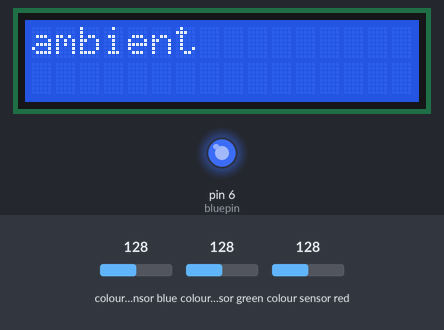
The sketch below on a simulated Arduino Uno, built with avr-gcc and run on an emulated ATmega328P. Shown: 16×2 character LCD, output pins drawn as LEDs (lit = HIGH). The inputs (shaded band) are chosen by the test bench; at power-on: colour sensor blue 128, colour sensor green 128, colour sensor red 128. Pins used as bus, display or sensor lines are not drawn; what the sketch prints to the serial monitor is not drawn.

Above: at 1.3 s.
1.4 s: colour sensor blue set to 191
At 4.5 s:
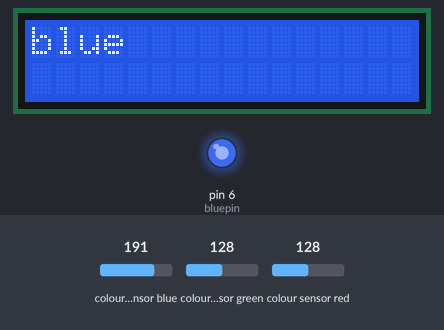
8.0 s: colour sensor green set to 250
At 10.3 s:
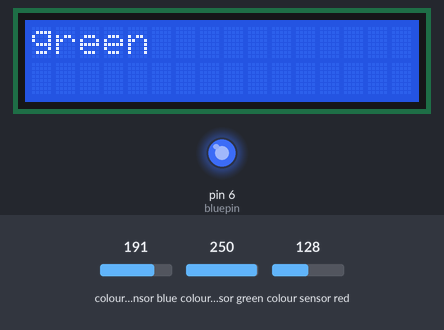
15.9 s: colour sensor green set to 5
At 20.2 s:
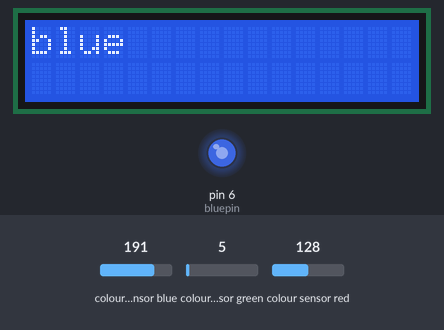
23.5 s: colour sensor red set to 250
At 26.0 s:
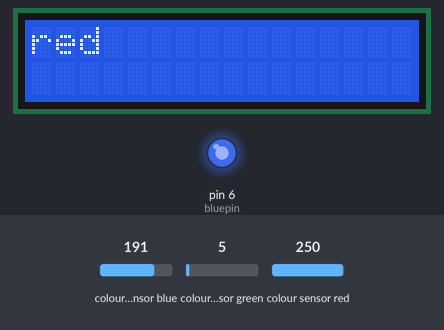
31.4 s: colour sensor red set to 5
At 31.7 s:
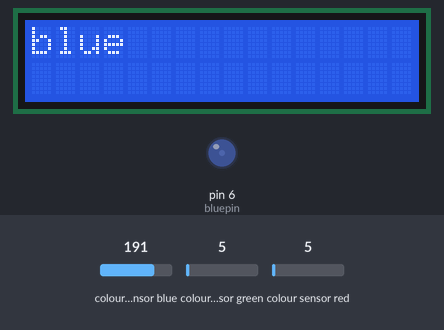
39.1 s: colour sensor blue set to 64
At 41.6 s:
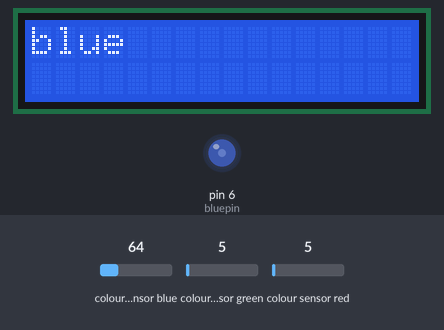
Timing chart, 0 to 43.1 s (numbered marks = the images above; inputs shaded):
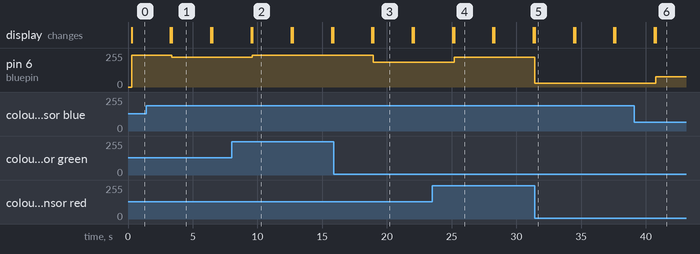

The sketch:

color_LCD_v2.ino
```cpp
#include <Wire.h>
#include "Adafruit_TCS34725.h"
#include <LiquidCrystal.h>

// Pick analog outputs, for the UNO these three work well
// use ~560  ohm resistor between Red & Blue, ~1K for green (its brighter)
#define redpin 3
#define greenpin 5
#define bluepin 6
// for a common anode LED, connect the common pin to +5V
// for common cathode, connect the common to ground

// set to false if using a common cathode LED
#define commonAnode true

// our RGB -> eye-recognized gamma color
byte gammatable[256];
const int rs = 12, en = 11, d4 = 5, d5 = 4, d6 = 3, d7 = 2;
LiquidCrystal lcd(rs, en, d4, d5, d6, d7);

Adafruit_TCS34725 tcs = Adafruit_TCS34725(TCS34725_INTEGRATIONTIME_50MS, TCS34725_GAIN_4X);

void setup() {

  // set up the LCD's number of columns and rows:
  lcd.begin(16, 2);
  Serial.begin(9600);
  Serial.println("Color View Test!");
  lcd.noAutoscroll();
  if (tcs.begin()) {
    Serial.println("Found sensor");
  } else {
    Serial.println("No TCS34725 found ... check your connections");
    while (1); // halt!
  }

  // use these three pins to drive an LED
  pinMode(redpin, OUTPUT);
  pinMode(greenpin, OUTPUT);
  pinMode(bluepin, OUTPUT);

  // thanks PhilB for this gamma table!
  // it helps convert RGB colors to what humans see
  for (int i=0; i<256; i++) {
    float x = i;
    x /= 255;
    x = pow(x, 2.5);
    x *= 255;

    if (commonAnode) {
      gammatable[i] = 255 - x;
    } else {
      gammatable[i] = x;
    }
    //Serial.println(gammatable[i]);
  }
}


void loop() {
  uint16_t clear, red, green, blue;

  tcs.setInterrupt(false);      // turn on LED

  delay(60);  // takes 50ms to read

  tcs.getRawData(&red, &green, &blue, &clear);

  tcs.setInterrupt(true);  // turn off LED

  Serial.print("C:\t"); Serial.print(clear);
  Serial.print("\tR:\t"); Serial.print(red);
  Serial.print("\tG:\t"); Serial.print(green);
  Serial.print("\tB:\t"); Serial.print(blue);

  // Figure out some basic hex code for visualization
  uint32_t sum = clear;
  float r, g, b;
  r = red; r /= sum;
  g = green; g /= sum;
  b = blue; b /= sum;
  r *= 256; g *= 256; b *= 256;
  Serial.print("\t");
  Serial.print((int)r, HEX); Serial.print((int)g, HEX); Serial.print((int)b, HEX);
  Serial.println();
  // Print a message to the LCD.
  if(r > g & r > b)
    lcd.print("red");
  else if(g > r & g > b)
    lcd.print("green");
  else if(b > r || b > g)
    lcd.print("blue");
  else
    lcd.print("ambient");
  //Serial.print((int)r ); Serial.print(" "); Serial.print((int)g);Serial.print(" ");  Serial.println((int)b );

  analogWrite(redpin, gammatable[(int)r]);
  analogWrite(greenpin, gammatable[(int)g]);
  analogWrite(bluepin, gammatable[(int)b]);
  delay(3000);
  lcd.clear();
}
```

Measured:
- after the input at 1.4 s, pin 6 (bluepin): 238/255 → 224/255 after 2.0 s; the display: first differs from a run without the input after 2.0 s (image 1)
- after the input at 8.0 s, pin 6 (bluepin): 224/255 → 238/255 after 1.6 s; the display: first differs from a run without the input after 1.6 s (image 2)
- after the input at 15.9 s, pin 6 (bluepin): 238/255 → 187/255 after 3.1 s; the display: first differs from a run without the input after 3.1 s (image 3)
- after the input at 23.5 s, pin 6 (bluepin): 187/255 → 224/255 after 1.7 s; the display: first differs from a run without the input after 1.7 s (image 4)
- after the input at 31.4 s, pin 6 (bluepin): 224/255 → 28/255 at once; the display: changes at once (image 5)
- after the input at 39.1 s, pin 6 (bluepin): 28/255 → 76/255 after 1.7 s
- what the display in image 1 shows lasts 3.0 s, from 3.4 s to 6.4 s
